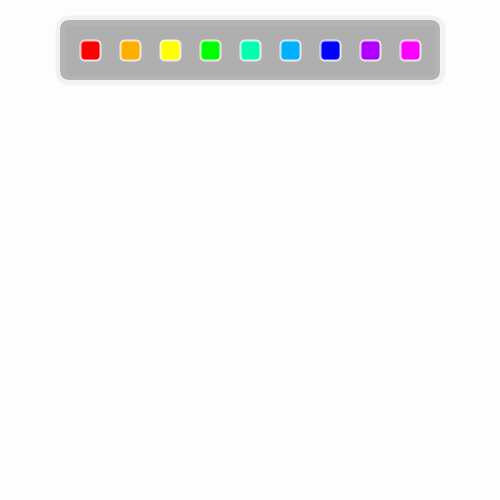
Frame 1 (no input)
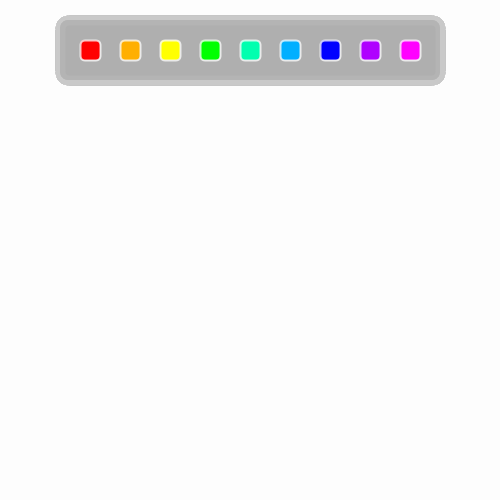
Frame 60 (the mouse pressed at the canvas centre just before this capture)
Frame 120 (the mouse held since frame 60 and released just before this capture): identical to frame 60, image omitted

The Processing sketch that drew these frames (run headless with seeded random() and noise(); from frame 60 on, the mouse is pressed at the canvas centre):

// Processing sketch: processing_70256
// ── processing_70256.pde

/*
  TubeLand 
  ~little interactive app by Mary Scahill~ 
  
  ** Click on a color (does not have to be one of the "tiles") = a randomly sized tube will
     fall from the top of the screen in the color you selected.  
  ** Spacebar = invert colors
  ** Click and drag = two things happen:
        1) Colors are selected in "realtime" and applied to falling tube (no stroke)
        2) Blur affect is applied to the window
  ** X (or x) key = refreshed the screen 
*/
  




//These were just used to make the tiles for the palette
int colorSqH=20;
int colorSqW=20;

//user interaction stuff
boolean clicked=false;
boolean dragged=false;

//to store mouse-selected colors
color c;
color tempColor;

//to generate random-ish circles which created tubes
float xrand; 
float ellipseSz;
int fall = 0;
int move = 5;

void setup() {
  size(500,500);
  background(253);
    frameRate(30);

}  
void draw () {
  smooth();
  int cSqOver=80;// tile offset from left
  stroke(255);

if(clicked) {
  if(dragged) {
    noStroke();
    filter(BLUR, .6);//blur when dragged
    tempColor = get(mouseX, mouseY);//placing here makes the color apply in realtime
    fill(tempColor);
  }else{
  fill(c, 30);
  }
  ellipse(xrand, fall, ellipseSz, ellipseSz+1);
  fall+=move;
  if(fall >= height) {
    clicked=false;
    fall=move;
  }

}
 fill(175);
      strokeWeight(10);
      stroke(200,50);
 rect(60, 20, 380, 60, 10);
    for (int i=0; i<9; i++) {
      strokeWeight(2);
      stroke(250,200);
      switch(i) {
        case 0: fill (255, 0, 0);
          break;
        case 1: fill (255, 175, 0);
           break;         
        case 2: fill (255, 255, 0);
           break;
        case 3: fill(0,255,0);
           break;
        case 4: fill (0,255,175);
           break;         
        case 5: fill (0,175,255);
           break;
        case 6: fill(0,0,255);
           break; 
        case 7: fill(175,0,255);
           break;         
        case 8: fill(255,0,255);
           break;
      }
      rect(cSqOver,40,colorSqH,colorSqH, 5);
      cSqOver=cSqOver+40;
       } 
      
}
  
void mouseClicked() {
clicked=true;
c = get(mouseX, mouseY);
xrand = random(60,440); 
ellipseSz = random(5,300);
}

void mouseDragged() {
dragged=true;  
}

void mouseReleased() {
  dragged=false;
}

void keyPressed() {
  if (key == ' ') {
    filter(INVERT);
  }
  if (key == 'x' || key == 'X') {
    setup();
  } 
}
